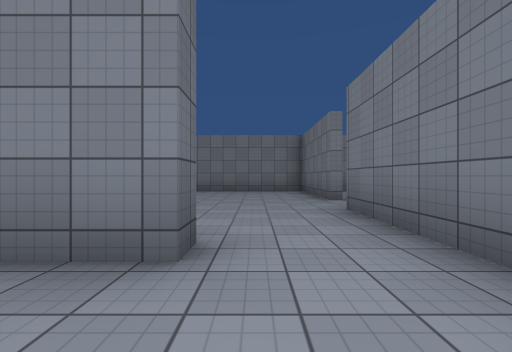
view 1 (above)

22 first-person views from a walk through a 3-D level made in the Unity game engine. The camera is 1.2 m above the floor, looks level and sees 90° across. The floor is counted in squares, 2.4 m on a side. Each view is taken from the middle of a square. On the plan, view 1 faces up. The plan holds only what a view shows up to about 9 squares ahead; the rest is blank. The place goes on beyond the plan. The player character is not drawn. Surface patterns are stand-ins for the level's own textures.

view 2
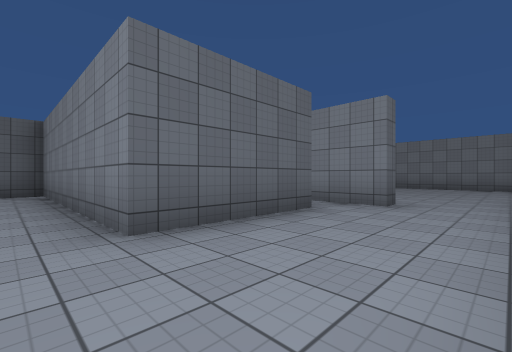

view 3
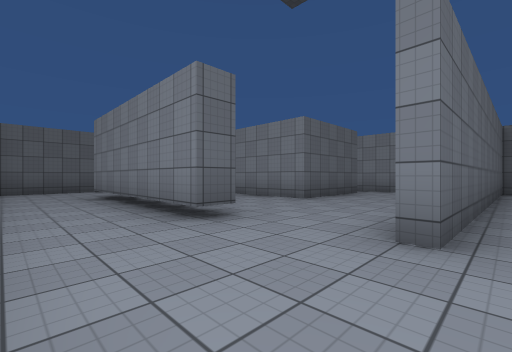

view 4
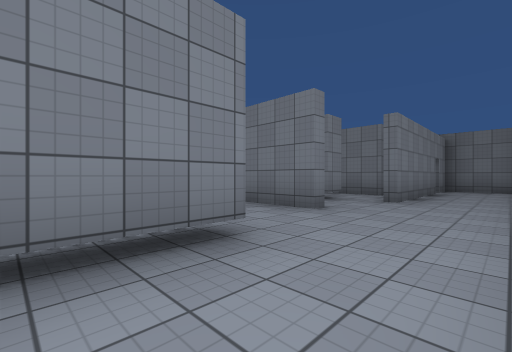

view 5
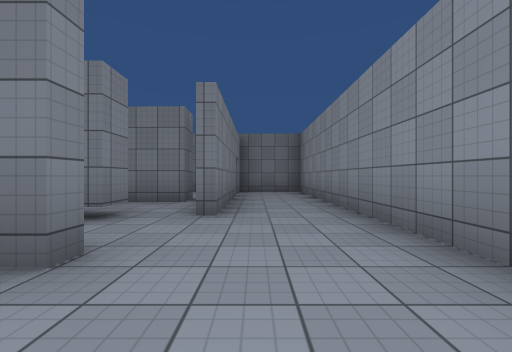

view 6
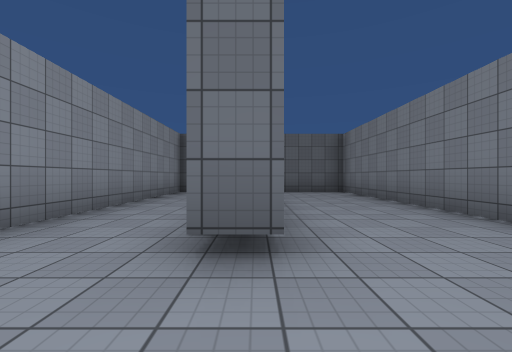

view 7
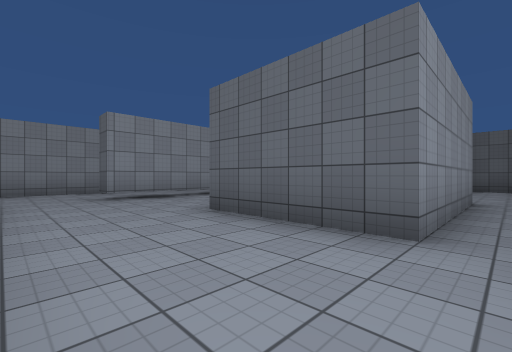

view 8
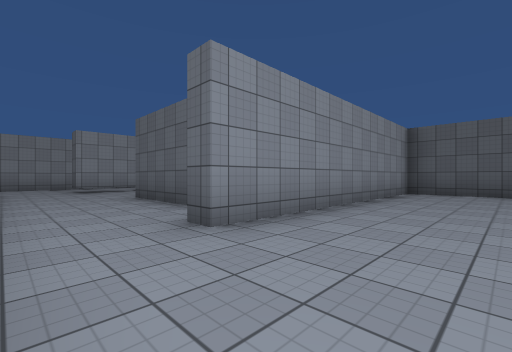

view 9
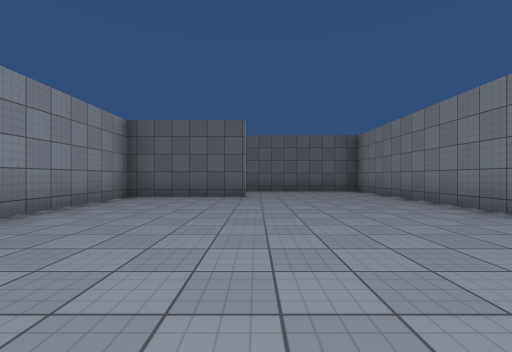

view 10
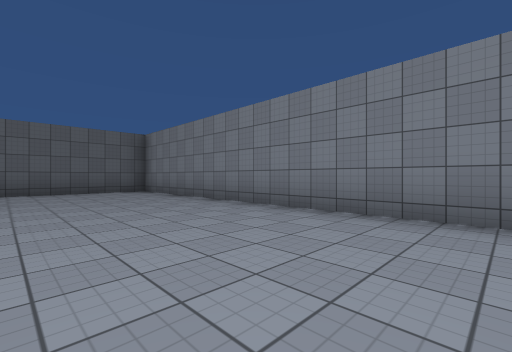

view 11
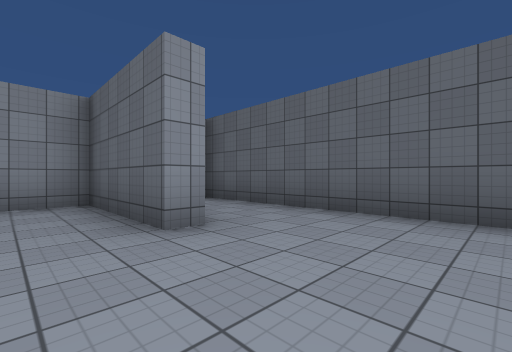

view 12
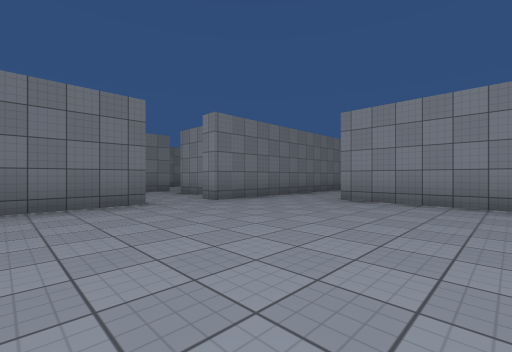

view 13
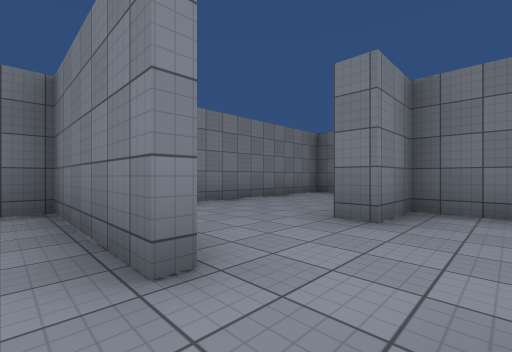

view 14
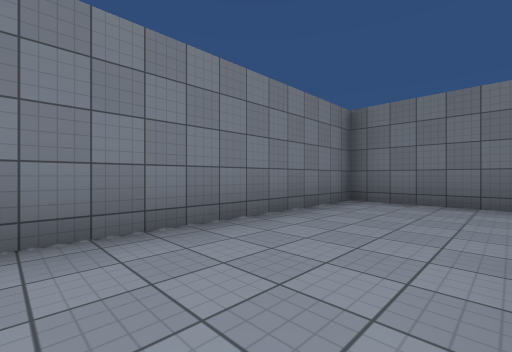

view 15
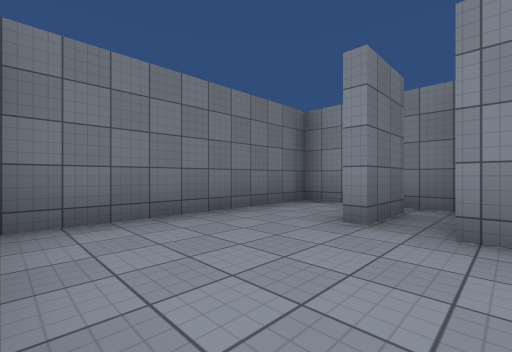

view 16
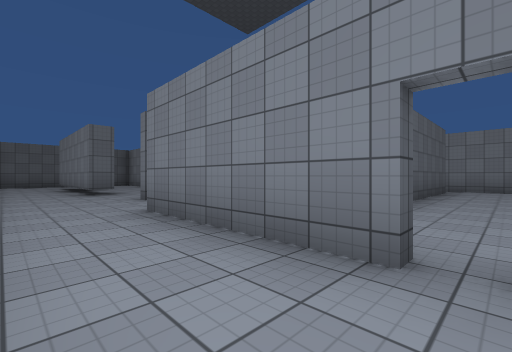

view 17
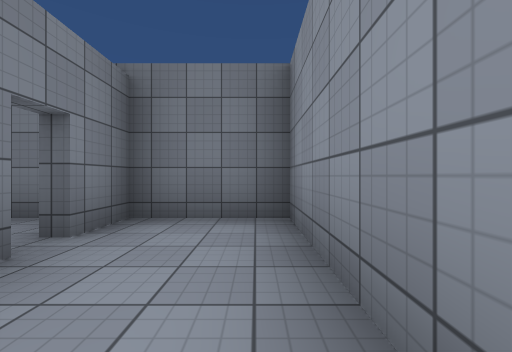

view 18
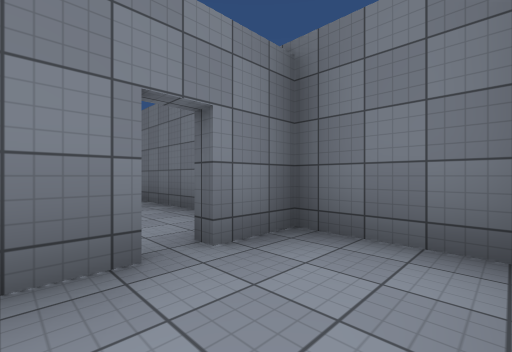

view 19
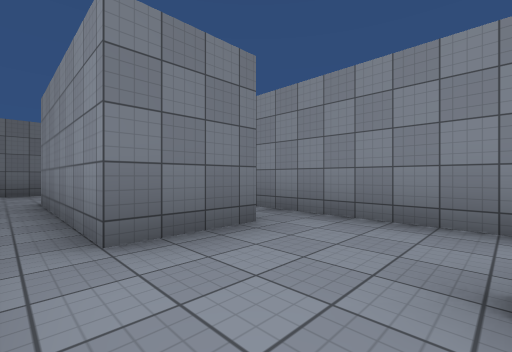

view 20
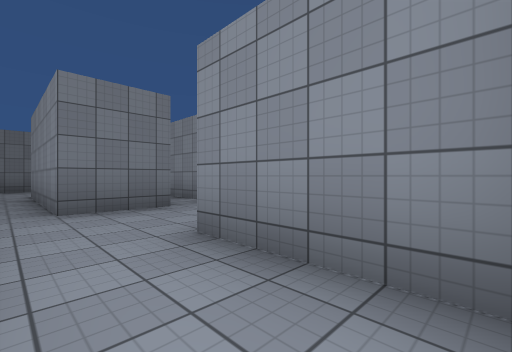

view 21
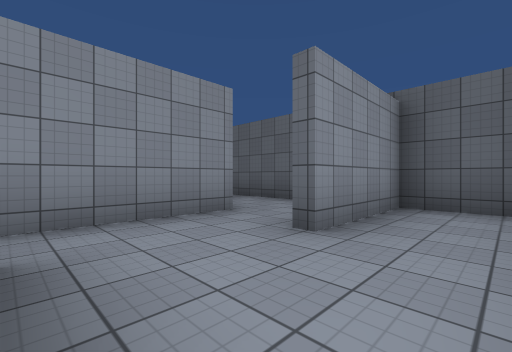

view 22
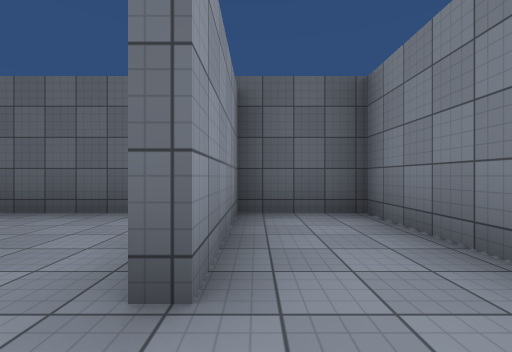

### Floor plan
Key: @ floor where view 1 was taken; # wall or solid block; x gap in a wall; . floor.
Columns run from 10 left of view 1 to 8 right of it. Each row starts with its distance up from view 1.
  9 ###################
  8 #...........#.....#
  7 #...........#.....#
  6 #...........#.....#
  5 #.............###.#
  4 #..#...........##.#
  3 #..#........#######
  2 ##########..#   #.
  1 #...........#   #.
  0 ####.#####@.#   #.
 -1 #....#####..#   #.
 -2 #..#######..#    .#
 -3 #..#........#  # .#
 -4 #. #........#### .#
 -5    #.#####....###x#
 -6    #..............#
 -7    #..............#
 -8    ################

Where each view was taken, in squares from view 1:
view 1: 0 up, 0 right, facing up
view 2: 3 down, 1 right, facing up-left
view 3: 7 down, 2 right, facing up-left
view 4: 7 down, 2 left, facing up-right
view 5: 6 down, 0 right, facing right
view 6: 5 down, 1 right, facing left
view 7: 1 up, 1 right, facing down-left
view 8: 4 up, 1 right, facing down-left
view 9: 5 up, 1 left, facing left
view 10: 5 up, 1 left, facing up-left
view 11: 7 up, 6 left, facing down-left
view 12: 7 up, 3 left, facing down-right
view 13: 4 up, 1 right, facing up-right
view 14: 6 up, 3 right, facing up-right
view 15: 8 up, 5 right, facing down-right
view 16: 7 down, 7 right, facing up-left
view 17: 7 down, 5 right, facing right
view 18: 7 down, 6 right, facing up-right
view 19: 1 up, 7 left, facing down-right
view 20: 1 up, 9 left, facing down-right
view 21: 1 up, 5 left, facing down-left
view 22: 0 up, 6 left, facing left
